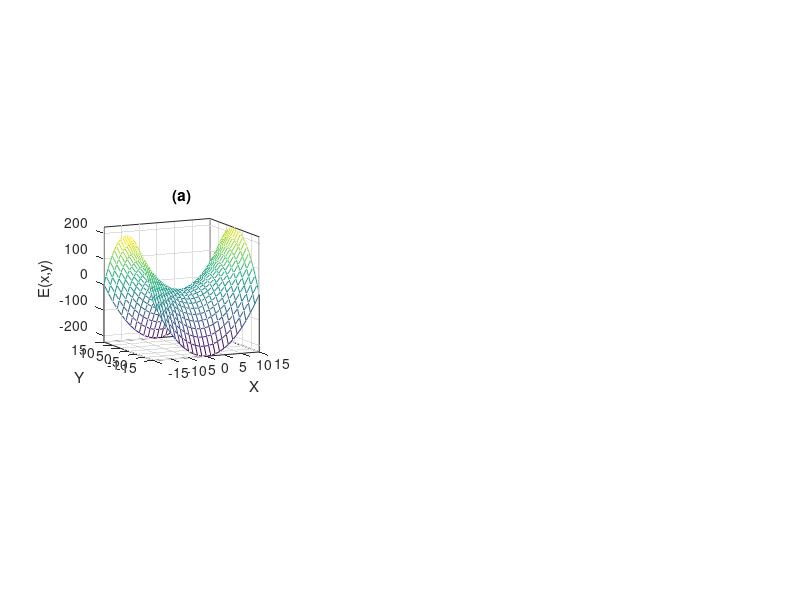

The MATLAB source for this figure: (Note: this script raises an error after producing the figure.)
% LM directions around a saddle point of hyperbolic paraboloid
% J.-S. Roger Jang, April 1996
% Revised by E. Mizutani, June 1996

% Starting point (2, 1)
x0 = 2; y0 = 1;

a=1;b=0;c=-1;d=0;e=0;
A = [2*a b; b 2*c];		% Note that A = H (Hessian)
B = [d; e];
C = 0;
point_n = 25;
x=linspace(-15, 15, point_n);
y=linspace(-15, 15, point_n);
[xx,yy]=meshgrid(x,y);
zz=a*xx.^2+b*xx.*yy+c*yy.^2+d*xx+e*yy;

clf;
subplot(131);
mesh(xx, yy, zz);
view([-25, 10]); set(gca, 'box', 'on');
axis([-inf inf -inf inf -inf inf]);
axis square;
xlabel('X'); ylabel('Y'); zlabel('E(x,y)');
title('(a)');
hold on
X = [x0 y0]';
E_tmp = 0.5*X'*A*X+B'*X+C;
line(x0, y0, E_tmp, 'linestyle', 'O'); 

subplot(132);
% Resampling to have a finer contours
point_n = 50;
x=linspace(-15, 15, point_n);
y=linspace(-15, 15, point_n);
[xx,yy]=meshgrid(x,y);
zz=a*xx.^2+b*xx.*yy+c*yy.^2+d*xx+e*yy;
contour(xx, yy, zz, 12);
hold on;

% Resampling to have a coarse gradient field
point_n = 11;
x=linspace(-15, 15, point_n);
y=linspace(-15, 15, point_n);
[xx,yy]=meshgrid(x,y);
zz=a*xx.^2+b*xx.*yy+c*yy.^2+d*xx+e*yy;
[dx, dy] = gradient(zz, 30/(point_n-1), 30/(point_n-1));
quiver(x, y, -dx, -dy);
plot(x0, y0, 'O');
xlabel('X'); ylabel('Y'); title('(b)');
axis image;

subplot(133);
gd_pos = zeros(2, 2);
newton_pos = zeros(2, 2);
lm_pos = zeros(2, 2);
x = [x0; y0];
g = A*x+B;
% Find descent directions
gd_dir = -g;
gd_dir = gd_dir/norm(gd_dir);

newton_dir = -inv(A)*g;
newton_dir = newton_dir/norm(newton_dir);

lambda = 0.2;
lm_dir = -inv(A+lambda*eye(size(A)))*g;
lm_dir1 = lm_dir/norm(lm_dir);
lambda = 1;
lm_dir = -inv(A+lambda*eye(size(A)))*g;
lm_dir2 = lm_dir/norm(lm_dir);
lambda = 4;
lm_dir = -inv(A+lambda*eye(size(A)))*g;
lm_dir3 = lm_dir/norm(lm_dir);
lambda = 6;
lm_dir = -inv(A+lambda*eye(size(A)))*g;
lm_dir4 = lm_dir/norm(lm_dir);

gd_pos = [x x+gd_dir];
newton_pos = [x x+newton_dir];
lm_pos1 = [x x+lm_dir1];
lm_pos2 = [x x+lm_dir2];
lm_pos3 = [x x+lm_dir3];
lm_pos4 = [x x+lm_dir4];

% Resampling to have finer contours
point_n = 40;
x=linspace(0.5, 2.5, point_n);
y=linspace(0, 2, point_n);
[xx,yy]=meshgrid(x,y);
zz=a*xx.^2+b*xx.*yy+c*yy.^2+d*xx+e*yy;
contour(xx, yy, zz, 8);
hold on;
plot(x0, y0, 'O');
text(0.7, 1.4, 'SD','fontsize', 12);
text(0.6, 0.5, 'Newton', 'fontsize', 12);
text(1.7, 0.2, 'LM(1)','fontsize', 12);
text(1.7, 1.8, 'LM(4)','fontsize', 12);
arrow(gd_pos(1, :), gd_pos(2, :), 0.2);
arrow(newton_pos(1, :), newton_pos(2, :), 0.2, 'r-');
%  arrow(lm_pos1(1, :), lm_pos1(2, :), 0.2, 'g-');
arrow(lm_pos2(1, :), lm_pos2(2, :), 0.2, 'c-');
arrow(lm_pos3(1, :), lm_pos3(2, :), 0.2, 'm-');
%  arrow(lm_pos4(1, :), lm_pos4(2, :), 0.2, 'w-');
xlabel('X'); ylabel('Y'); title('(c)');
hold off;
axis([0.5 2.5 0. 2.]);
axis image;
